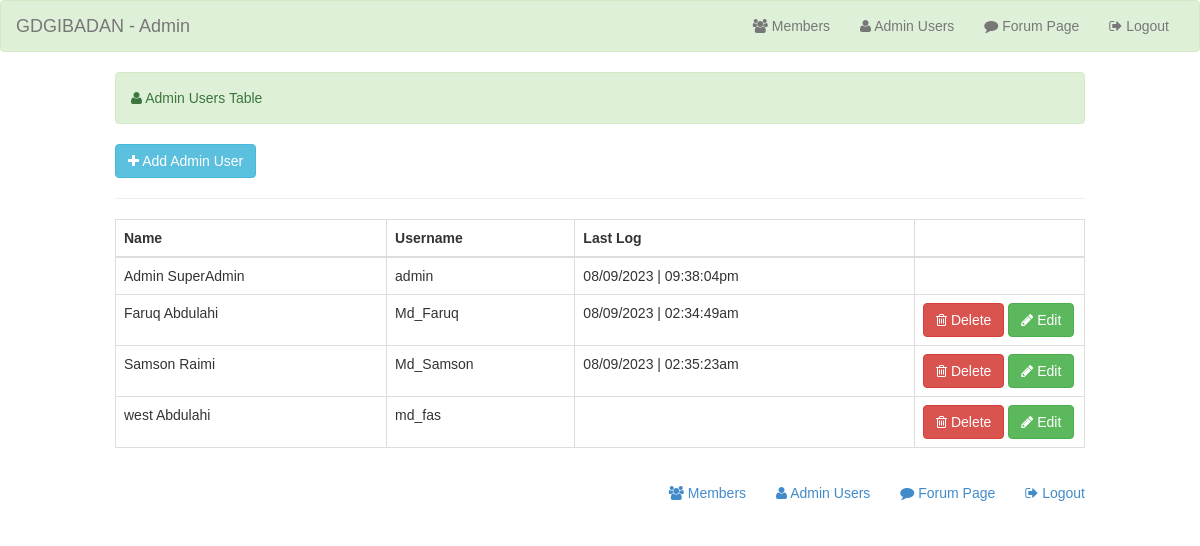
Page /admin/admin_user.php (signed in) on the committed database.
### tables this page shows
CREATE TABLE `user` (
  `lname` varchar(100) NOT NULL,
  `fname` varchar(100) NOT NULL,
  `password` varchar(100) NOT NULL,
  `username` varchar(100) NOT NULL,
  `user_id` int(15) NOT NULL,
  `last_logtime` varchar(100) NOT NULL,
  `status` varchar(100) NOT NULL,
  `delstatus` int(11) NOT NULL
);

### admin/admin_user.php (the view, shortened to what this page needs)
<?php include('header.php');
?>
  <body>
  <?php  include('navbar.php');  ?>
  <center>
  <table width="1000"><tr><td>
  <div class="container-fluid">
<div class="row">
  <div class="col-md-12">
	<div class="alert alert-success"><i class="fa fa-user"></i> Admin Users Table</div>
	<a data-toggle="modal" href="#add_user" id="delete"  class="btn btn-info" name=""><i class="fa fa-plus"></i> Add Admin User</a>
	<hr/>
	<table cellpadding="0" cellspacing="0" border="0" class="table table-bordered" id="example" >
		<thead>
		<tr>
					<th>Name</th>
					<th>Username</th>
					<th>Last Log</th>
					<th class="empty"></th>
		</tr>
		</thead>
		<tbody>
			<?php
			$query = $conn->query("select * from user where delstatus=0") or die(mysql_error());
			while ($row = $query->fetch()) {
			$id = $row['user_id'];
			?>
			<tr>
				<td><?php echo $row['fname']." ".$row['lname']; ?></td>
				<td><?php echo $row['username']; ?></td>
				<td><?php echo $row['last_logtime']; ?></td>
				<?php if ($row['username']!=="admin") {
				?>
				<td class="empty" width="170"><a href="delete_user.php<?php echo '?id='.$id; ?>" class="btn btn-danger"><i class="fa fa-trash-o"></i> Delete</a>
				<a data-placement="left" title="Click to Edit" id="edit<?php echo $id; ?>" data-toggle="modal" href="#<?php echo $id; ?>"  class="btn btn-success"><i class="fa fa-pencil"></i> Edit</a>
				</td>
			</tr>
			<?php }}?>
		</tbody>
	</table>
  	<?php include('footer.php'); ?>
  </div>
</div>
</div>
</td></tr></table>
  </center>
  </body>
</html>

### css/my_style.css (style rules this page uses)
body { font-family:'ProximaNova-Light',Helvetica,Arial,sans-serif !important; }

### rows in the picture
user: fname "Admin", lname "SuperAdmin", username "admin", last_logtime "08/09/2023 | 09:38:04pm"
user: fname "Faruq", lname "Abdulahi", username "Md_Faruq", last_logtime "08/09/2023 | 02:34:49am"
user: fname "Samson", lname "Raimi", username "Md_Samson", last_logtime "08/09/2023 | 02:35:23am"
user: fname "west", lname "Abdulahi", username "md_fas"
